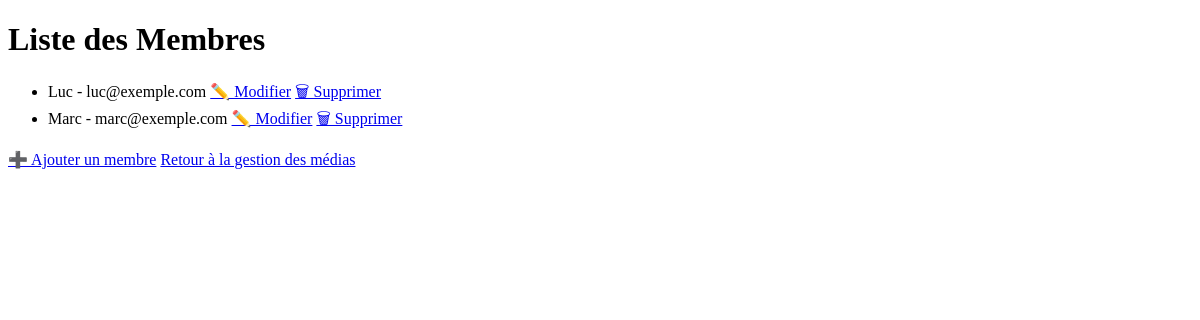
/bibliotheque/membres/, run on an earlier commit of the app's database.
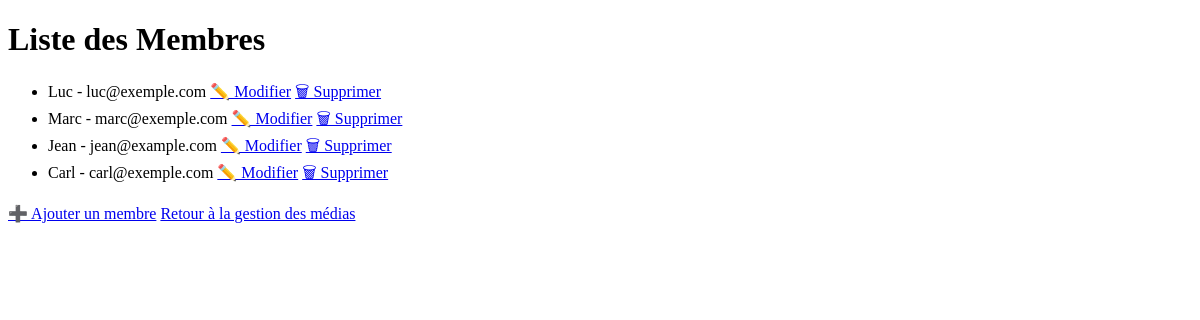
And on a later commit of the database.
### bibliotheque/models.py (models this page shows, shortened)
class Membre(models.Model):
    nom = models.CharField(max_length=255)
    email = models.EmailField(unique=True)
    bloque = models.BooleanField(default=False)

### bibliotheque/views.py (the view)
# urls.py: path('membres/', liste_membres, name='liste_membres'),
def liste_membres(request):
    membres = Membre.objects.all()  # Récupère tous les membres
    context = {
        'membres': membres
    }
    return render(request, 'bibliotheque/liste_membres.html', context)

### bibliotheque/templates/bibliotheque/liste_membres.html (shortened to what this page needs)
<!DOCTYPE html>
<html lang="fr">
<head>
</head>
<body>
    <h1>Liste des Membres</h1>
    <ul>
      {% for membre in membres %}
        <li>
          {{ membre.nom }} - {{ membre.email }}
          <a href="{% url 'modifier_membre' membre.id %}">✏️ Modifier</a>
          <a href="{% url 'supprimer_membre' membre.id %}" onclick="return confirm('Supprimer ce membre ?');">
              🗑 Supprimer
          </a>
        </li>
      {% empty %}
        <li>Aucun membre enregistré.</li>
      {% endfor %}
    </ul>
    <a href="{% url 'ajouter_membre' %}">➕ Ajouter un membre</a>
    <a href="{% url 'liste_medias' %}">Retour à la gestion des médias</a>
</body>
</html>

What changed in the data, as far as the page shows it:
added Membre: nom "Jean", email "jean@example.com"
added Membre: nom "Carl", email "carl@exemple.com"
